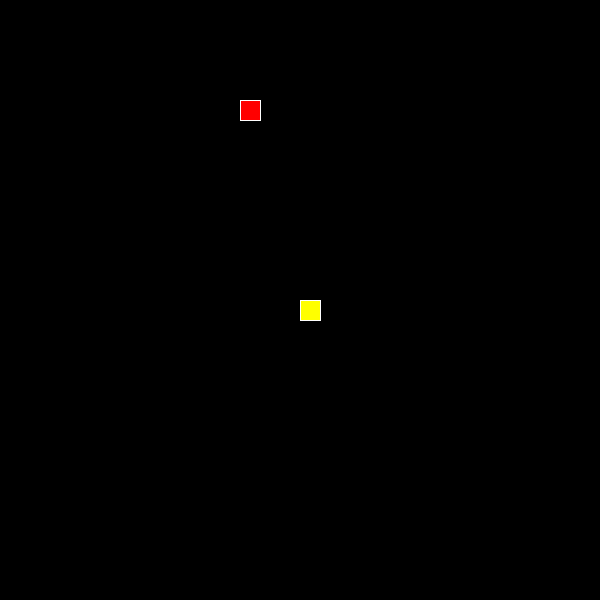
Frame 1 (no input)
Frame 60 (the mouse pressed at the canvas centre just before this capture): identical to frame 1, image omitted
Frame 120 (the mouse held since frame 60 and released just before this capture): identical to frame 1, image omitted

The Processing sketch that drew this single still picture (run headless with seeded random() and noise(); from frame 60 on, the mouse is pressed at the canvas centre):

// Processing sketch: processing_99343
// ── processing_99343.pde

int score= 0;
boolean gameover = false;
Food food = new Food();
ArrayList<Segment> segments = new ArrayList<Segment>(); 
int Locationx= 300;
int Locationy = 300;
char oldDirection;
char Direction;
boolean addsegment = false;
int snakeMovementTimer = 0, snakeMovementDelay = 4; 


void setup(){
 size(600,600);

 segments.add(new Segment(Locationx,Locationy));

}



void draw(){
   background(0);  

  for(int i = 0; i < segments.size(); i++) 

    segments.get(i).renderSegment(); 

  food.renderFood();  
  if (!gameover) 
    snakeMovementTimer++;
  
   update(); 
    snakeMovementTimer = 0;
}

void keyPressed(){
  switch(keyCode){
   case UP:if(segments.size() ==1 || oldDirection != 'W')
   Direction = 'W';
   break;
   case DOWN:if(segments.size() ==1 || oldDirection != 'S')
   Direction = 'S';
   break;
   case LEFT:if(segments.size() ==1 || oldDirection != 'A')
   Direction = 'A';
   break;
   case RIGHT:if(segments.size() ==1 || oldDirection != 'D')
   Direction = 'D';
   break;
   
  }
}

void update() {
   segments.add(new Segment((int)segments.get(segments.size() - 1).location.x, (int)segments.get(segments.size() - 1).location.y));
   for(int a = segments.size() - 1; a > 0; a--) { 
    if(!addsegment) segments.get(a).location = new PVector(segments.get(a - 1).location.x, segments.get(a - 1).location.y); 
    addsegment = false; 
  }


 switch(Direction) { 
    case 'W': segments.get(0).location.y -= 20; 
    break; 
    case 'S': segments.get(0).location.y += 20;
    break; 
    case 'A': segments.get(0).location.x -= 20;
    break; 
    case 'D': segments.get(0).location.x += 20;
    break;
  }
  oldDirection = Direction;
  
}

class Food { 
  PVector location; 
  Food() { 
 this.location = new PVector((int)random(20)*20, (int)random(20)*20);
  }
   
  void renderFood() { 
    fill(255, 0, 0); 
    stroke(255); 
    rect(this.location.x, this.location.y, 20, 20); 
  
  
  
  if(this.location.x == segments.get(0).location.x && this.location.y == segments.get(0).location.y){
    
   score++;
   //Food = new Food();
  }
  
  }

}

class Segment { 
  PVector location; 
  

   
  Segment(int x, int y) {
  this.location = new PVector(x, y); 
  }
  void renderSegment(){
  fill(255,255,0);
  stroke(255);
  rect(this.location.x,this.location.y,20,20);
   }
   
   
   
   
}
